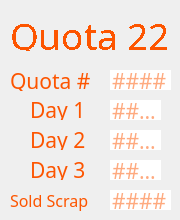
     <widget class="QWidget" name="page_22">
      <widget class="QLabel" name="label_134">
       <property name="geometry">
        <rect>
         <x>10</x>
         <y>190</y>
         <width>91</width>
         <height>21</height>
        </rect>
       </property>
       <property name="font">
        <font>
         <family>IBM 3270</family>
         <pointsize>12</pointsize>
        </font>
       </property>
       <property name="styleSheet">
        <string notr="true">color: rgb(253, 85, 0);
                                    border: none;</string>
       </property>
       <property name="text">
        <string>Sold Scrap</string>
       </property>
      </widget>
      <widget class="QLineEdit" name="q22d3">
       <property name="geometry">
        <rect>
         <x>110</x>
         <y>160</y>
         <width>51</width>
         <height>20</height>
        </rect>
       </property>
       <property name="font">
        <font>
         <family>IBM 3270</family>
         <pointsize>16</pointsize>
        </font>
       </property>
       <property name="styleSheet">
        <string notr="true">color: rgb(253, 85, 0);
                                    border: none;</string>
       </property>
       <property name="maxLength">
        <number>4</number>
       </property>
       <property name="placeholderText">
        <string>####</string>
       </property>
      </widget>
      <widget class="QLabel" name="label_135">
       <property name="geometry">
        <rect>
         <x>30</x>
         <y>100</y>
         <width>61</width>
         <height>20</height>
        </rect>
       </property>
       <property name="font">
        <font>
         <family>IBM 3270</family>
         <pointsize>16</pointsize>
        </font>
       </property>
       <property name="styleSheet">
        <string notr="true">color: rgb(253, 85, 0);
                                    border: none;</string>
       </property>
       <property name="text">
        <string>Day 1</string>
       </property>
      </widget>
      <widget class="QLineEdit" name="q22sold">
       <property name="geometry">
        <rect>
         <x>110</x>
         <y>190</y>
         <width>61</width>
         <height>20</height>
        </rect>
       </property>
       <property name="font">
        <font>
         <family>IBM 3270</family>
         <pointsize>16</pointsize>
        </font>
       </property>
       <property name="styleSheet">
        <string notr="true">color: rgb(253, 85, 0);
                                    border: none;</string>
       </property>
       <property name="maxLength">
        <number>5</number>
       </property>
       <property name="placeholderText">
        <string>####</string>
       </property>
      </widget>
      <widget class="QLineEdit" name="q22d1">
       <property name="geometry">
        <rect>
         <x>110</x>
         <y>100</y>
         <width>51</width>
         <height>20</height>
        </rect>
       </property>
       <property name="font">
        <font>
         <family>IBM 3270</family>
         <pointsize>16</pointsize>
         <weight>50</weight>
         <bold>false</bold>
        </font>
       </property>
       <property name="styleSheet">
        <string notr="true">color: rgb(253, 85, 0);
                                    border: none;</string>
       </property>
       <property name="inputMethodHints">
        <set>Qt::ImhNone</set>
       </property>
       <property name="text">
        <string/>
       </property>
       <property name="maxLength">
        <number>4</number>
       </property>
       <property name="readOnly">
        <bool>false</bool>
       </property>
       <property name="placeholderText">
        <string>####</string>
       </property>
      </widget>
      <widget class="QLineEdit" name="q22d2">
       <property name="geometry">
        <rect>
         <x>110</x>
         <y>130</y>
         <width>51</width>
         <height>20</height>
        </rect>
       </property>
       <property name="font">
        <font>
         <family>IBM 3270</family>
         <pointsize>16</pointsize>
        </font>
       </property>
       <property name="styleSheet">
        <string notr="true">color: rgb(253, 85, 0);
                                    border: none;</string>
       </property>
       <property name="maxLength">
        <number>4</number>
       </property>
       <property name="placeholderText">
        <string>####</string>
       </property>
      </widget>
      <widget class="QLabel" name="label_136">
       <property name="geometry">
        <rect>
         <x>10</x>
         <y>70</y>
         <width>81</width>
         <height>21</height>
        </rect>
       </property>
       <property name="font">
        <font>
         <family>IBM 3270</family>
         <pointsize>16</pointsize>
        </font>
       </property>
       <property name="styleSheet">
        <string notr="true">color: rgb(253, 85, 0);</string>
       </property>
       <property name="text">
        <string>Quota #</string>
       </property>
      </widget>
      <widget class="QLineEdit" name="q22">
       <property name="geometry">
        <rect>
         <x>110</x>
         <y>70</y>
         <width>61</width>
         <height>20</height>
        </rect>
       </property>
       <property name="font">
        <font>
         <family>IBM 3270</family>
         <pointsize>16</pointsize>
        </font>
       </property>
       <property name="styleSheet">
        <string notr="true">color: rgb(253, 85, 0);
                                    border: none;</string>
       </property>
       <property name="text">
        <string/>
       </property>
       <property name="maxLength">
        <number>5</number>
       </property>
       <property name="readOnly">
        <bool>false</bool>
       </property>
       <property name="placeholderText">
        <string>####</string>
       </property>
      </widget>
      <widget class="QLabel" name="label_137">
       <property name="geometry">
        <rect>
         <x>30</x>
         <y>130</y>
         <width>61</width>
         <height>20</height>
        </rect>
       </property>
       <property name="font">
        <font>
         <family>IBM 3270</family>
         <pointsize>16</pointsize>
        </font>
       </property>
       <property name="styleSheet">
        <string notr="true">color: rgb(253, 85, 0);
                                    border: none;</string>
       </property>
       <property name="text">
        <string>Day 2</string>
       </property>
      </widget>
      <widget class="QLabel" name="label_138">
       <property name="geometry">
        <rect>
         <x>30</x>
         <y>160</y>
         <width>61</width>
         <height>20</height>
        </rect>
       </property>
       <property name="font">
        <font>
         <family>IBM 3270</family>
         <pointsize>16</pointsize>
        </font>
       </property>
       <property name="styleSheet">
        <string notr="true">color: rgb(253, 85, 0);
                                    border: none;</string>
       </property>
       <property name="text">
        <string>Day 3</string>
       </property>
      </widget>
      <widget class="QLabel" name="label_139">
       <property name="geometry">
        <rect>
         <x>10</x>
         <y>10</y>
         <width>161</width>
         <height>41</height>
        </rect>
       </property>
       <property name="sizePolicy">
        <sizepolicy hsizetype="Fixed" vsizetype="Fixed">
         <horstretch>0</horstretch>
         <verstretch>0</verstretch>
        </sizepolicy>
       </property>
       <property name="font">
        <font>
         <family>IBM 3270</family>
         <pointsize>24</pointsize>
         <weight>50</weight>
         <italic>false</italic>
         <bold>false</bold>
         <stylestrategy>NoAntialias</stylestrategy>
        </font>
       </property>
       <property name="styleSheet">
        <string notr="true">font: 24pt &quot;IBM 3270&quot;;
                                    color: rgb(253, 85, 0);</string>
       </property>
       <property name="text">
        <string>&lt;html&gt;&lt;head/&gt;&lt;body&gt;&lt;p&gt;&lt;span
                                    style=&quot; font-size:28pt;&quot;&gt;Quota
                                    22&lt;/span&gt;&lt;/p&gt;&lt;/body&gt;&lt;/html&gt;</string>
       </property>
      </widget>
     </widget>
